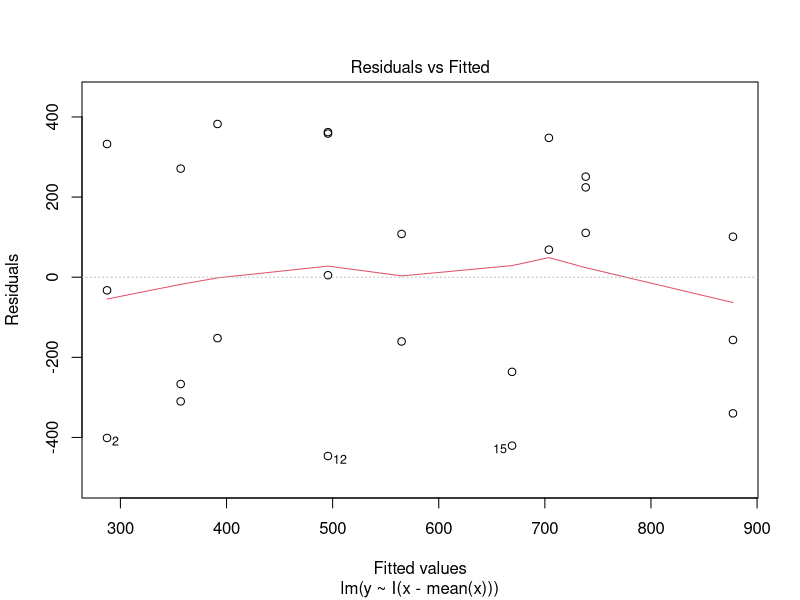
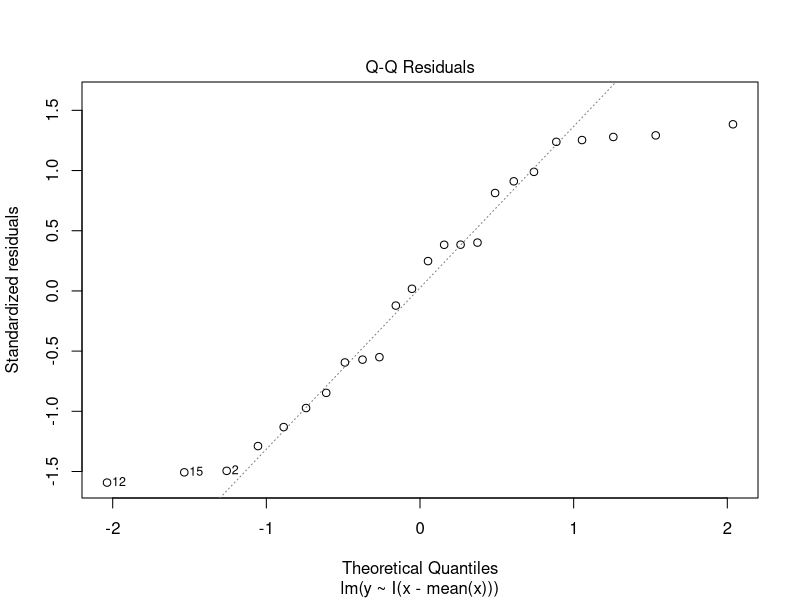
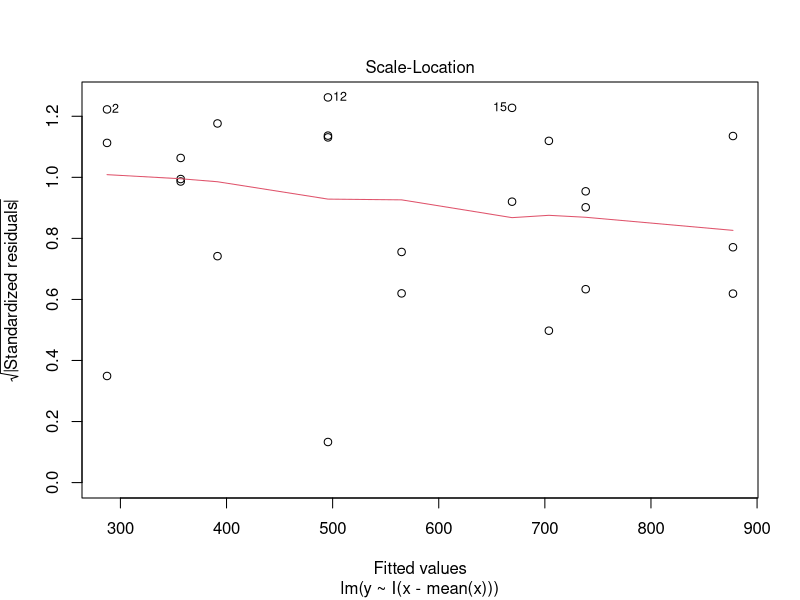
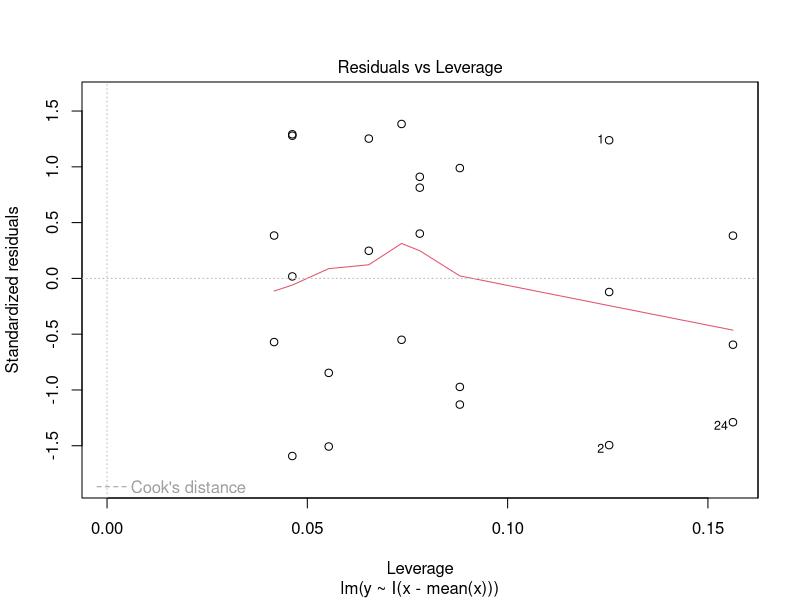
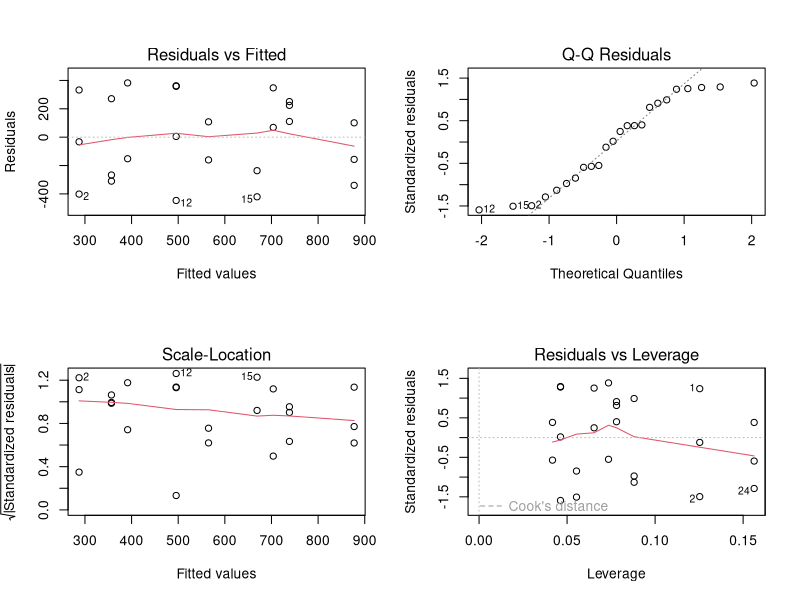
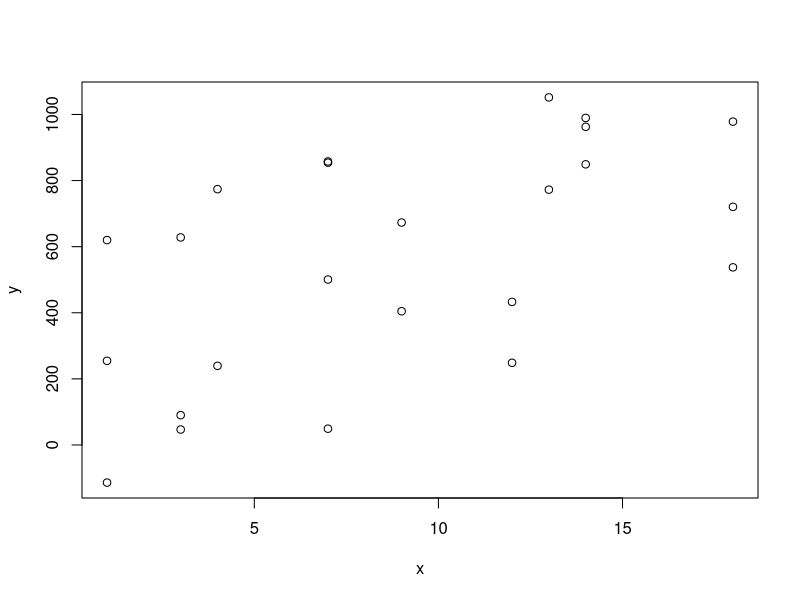
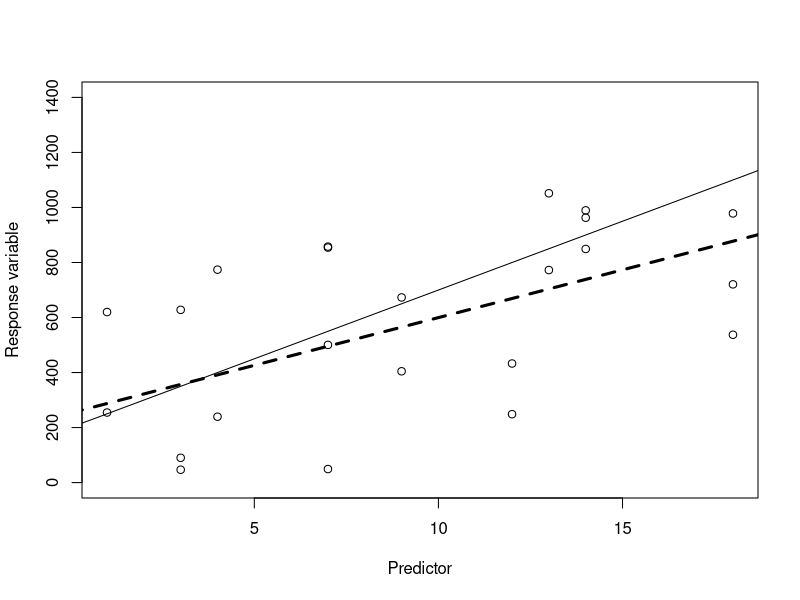
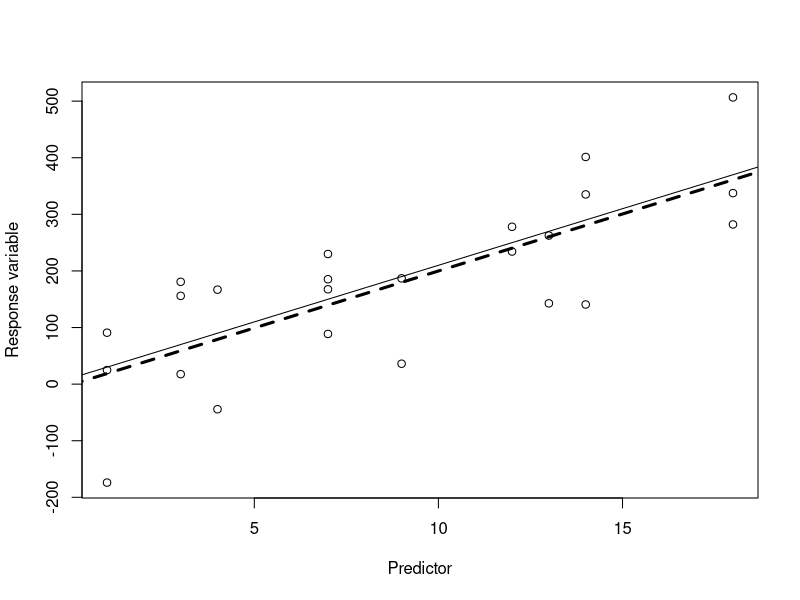

R code for these plots, in order:
## Simulation of simple regression
## when assumptions hold.
## Quadratic term if left out for simplicity.

# Enter parameter values
beta0<-200
beta1<-50
# beta2<--2 leave beta2 out to make simple linear model
sigma<-300

# Create a vector of values for x, the predictor.
x<-c(1,1,1,3,3,3,4,4,7,7,7,7,9,9,12,12,13,13,14,14,14,18,18,18)
length(x)

# Simulate one realization of the observations.
y<-beta0+beta1*x+rnorm(length(x),0, sigma)
y
# Note how the recycling function results in the correct
# vector of observations.

beta0
beta1
beta1*x
rnorm(length(x),0, sigma)

# Perform the linear regression using the lm function
slr<-lm(y~I(x-mean(x))) # The use of I() is to to enforce arithmetic within a formula
# the I(x-mean(x)) centers the x or predictor
slr
avgx<-mean(x)
summary(slr) # a summary of the regression results
# we can see the effect of centering by comparing to uncentered version
uc.slr <- lm(y~x) # I() is necessary to make sure quadratic term is included
summary(uc.slr)
names(slr)   # names of all components of object slr
str(slr)  #structure of the object slr
slr$coefficients # looking at some of the components of object slr.
slr$residuals
slr$fitted.values
slr$model
coef(slr)    # estimated regression coefficients.
confint(slr) # confidence interval for regression coefficients.
vcov(slr) # Matrix of covariance of estimated regression coefficients.
anova(slr) # Analysis of variance of regression.
(yhat9<-slr$coef%*%c(1,9)) #Prediction for x=9. Note the use of parenthesis to create and object and display it.
plot(slr)  # Default plots show diagnostics for assumptions.
par(mfrow = c(2,2)) #  Asking to see the diagnostics in one view, it is: see 4 plots in one page
plot(slr) # Deafult plots show in one page
dev.off() # Restarting the plot viewer 
plot(y~x)  # Plot data.
plot(y~x, xlab="Predictor", ylab="Response variable", ylim=c(0,1400)) # Better with labels for axes.
lines(coef(slr)[1]+coef(slr)[2]*(c(0:40/2)-avgx)~c(0:40/2), lty=2, lwd=3) #Add a line for the fitted values.
lines(beta0+beta1*c(0:40/2)~c(0:40/2), lty=1) # Add line for true model
## The MSE can be calculated "by hand" using matrix algebra
slr$residuals%*%slr$residuals
mse<-slr$residuals%*%slr$residuals/(length(y)-length(slr$coef))
sqrt(mse)

## Creating a function can streamline the simulation process.
## We pass the true model parameters as arguments of the function.

my.slr.sim<-function(b0, b1,s) {
	beta0<-b0
	beta1<-b1
	sigma<-s
	x<-c(1,1,1,3,3,3,4,4,7,7,7,7,9,9,12,12,13,13,14,14,14,18,18,18)
	y<-beta0+beta1*x+rnorm(length(x),0, sigma)
	slr<-lm(y~I(x-mean(x)))
	plot(y~x, xlab="Predictor", ylab="Response variable")
	lines(coef(slr)[1]+coef(slr)[2]*(c(0:40/2)-mean(x))~c(0:40/2), lty=2, lwd=3)
	lines(beta0+beta1*c(0:40/2)~c(0:40/2), lty=1)
	}
my.slr.sim(10,20,100) #run repeatedly to get random simulations
## Load package car for additional functions.

## Simulations to look at the distributions of the estimated coefficients.
bcoef<-matrix(0,1000,2)  #make a matrix of zeroes to receive the estimated coefficients.
## Perform simulation loop, then we use for().
for(i in 1:1000){
newy<-beta0+beta1*x+rnorm(24,0, sigma)
new.slr<-lm(newy~x)
bcoef[i,]<-coef(new.slr)
}
## Plot smooth histograms of results for the calculated slope.
plot(density(bcoef[,2]),main="Frequency of estimated beta1",xlab="estimated slope")
abline(v=mean(bcoef[,2]))
abline(v=quantile(bcoef[,2],c(0.025,0.975)), lty=3)
abline(v=beta1, lwd=3)

## Confidence intervals for estimated parameters
confint(uc.slr)
confint(slr)

## Confidence intervals for predictions

# Create a data.frame with the values for x and use "predict"
newdata = data.frame(x=c(9,18))
predict(slr, newdata,interval="confidence") # for expected value of y given x=9 and x=18
predict(slr, newdata,interval="predict")  # for individual value of y given x=9 and x=18

# For a difference between two predictions it is necessary to do some calculations.
# For example you want to compare yhat(9) vs. yhat(18) and create a CI for the difference.
# yhat(9)  = bo + b1*9 = 1*bo + 9*b1 = (1,9) %*% (bo,b1)
# yhat(18) = bo + b1*18 = 1*bo + 18*b1 = (1,18) %*% (bo,b1)
# yhat(18) - yhat(9) = ( (1,18) - (1,9) ) %*% (bo,b1) = (0,9) %*% (bo,b1)
c(1,18)-c(1,9)
# more on this later
